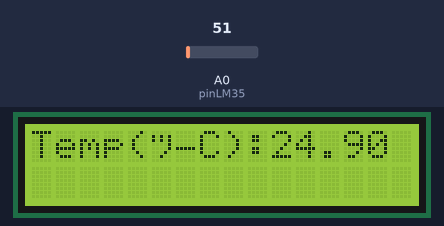
A sketch run on a simulated Arduino Uno, built for the host (arithmetic inside an expression is 32-bit, double 64-bit). On the bench: 16×2 character LCD. The inputs (shaded band) are chosen by the test bench; at power-on: A0 (pinLM35) = 51. What the sketch prints to the serial monitor is not drawn.

Above: at 1.2 s.
1.3 s: A0 (pinLM35) set to 61
At 3.1 s:
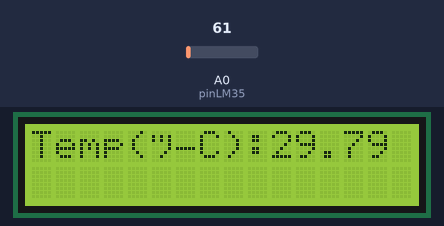
7.3 s: A0 (pinLM35) set to 71
At 9.4 s:
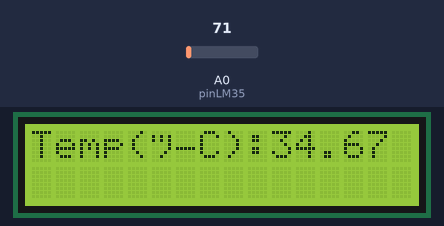
11.5 s: A0 (pinLM35) set to 86
At 12.7 s:
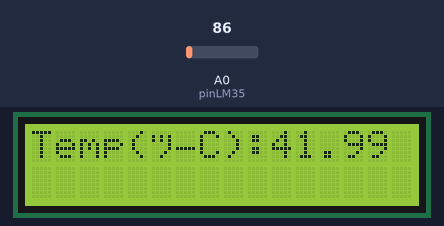
15.5 s: A0 (pinLM35) set to 112
At 17.3 s:
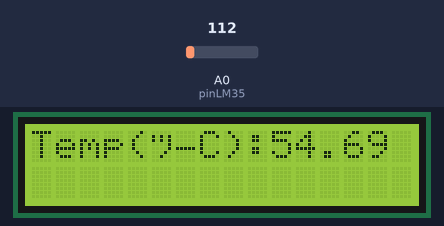
Timing chart, 0 to 18.8 s (numbered marks = the images above; inputs shaded):
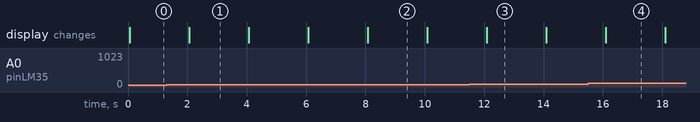

The sketch:

UART_master_V2.ino
```cpp
#include <LiquidCrystal.h>


float tempC, tempR;
int pinLM35 = A0;

LiquidCrystal lcd(12, 11, 6, 5, 4, 3);

byte sendData[6];

void setup()
{
  Serial.begin(9600);
  lcd.begin(16,2);
  pinMode(pinLM35,INPUT);
}
void loop()
{
  tempR = analogRead(pinLM35);
  tempC = (5.0 * tempR * 100.0)/1024.0;
  Serial.println(tempC);
  lcd.print("Temp(°C):");
  lcd.print(tempC);

  byte btemp[4];

  fromFloatToBytes(btemp,tempC);


  //////////////Trama de envio

  sendData[0]='E';

  sendData[1]=btemp[3];
  sendData[2]=btemp[2];
  sendData[3]=btemp[1];
  sendData[4]=btemp[0];

  sendData[5]='U';
  sendData[6]='\n';

  ////////////Fin trama

  Serial.write(sendData,6);
  delay(2000);

  lcd.clear();
}

void fromFloatToBytes(byte* bytes, float a)
{
  int length=sizeof(float);
  for(int i=0; i<length; i++)
  {
    bytes[i]=((byte*)&a)[i];
  }
}
```

Measured:
- after the input at 1.3 s, the display: first differs from a run without the input after 0.77 s (image 1)
- after the input at 7.3 s, the display: first differs from a run without the input after 0.78 s (image 2)
- after the input at 11.5 s, the display: first differs from a run without the input after 0.59 s (image 3)
- after the input at 15.5 s, the display: first differs from a run without the input after 0.60 s (image 4)
- what the display in image 1 shows lasts 2.0 s, from 2.1 s to 4.1 s
